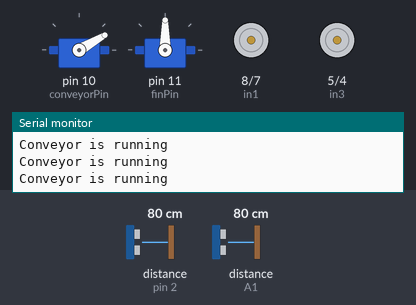
This sketch was run on a simulated Arduino Uno, built with avr-gcc and run on an emulated ATmega328P. On the bench: 2 × servo, motor-driver pin pairs drawn as motors (green arrow = first pin HIGH = forward, orange = second pin HIGH = backward, longer = more drive, scaled by the enable pin), the last lines printed to the serial monitor. The inputs (shaded band) are chosen by the test bench; at power-on: distance to the obstacle (sensors on pin 2, A1) 80 cm. The echo pulse lasts 58.3 µs per cm.

Above: at 1.3 s.
1.4 s: distance to the obstacle (sensor on pin 2) set to 21 cm
At 4.1 s:
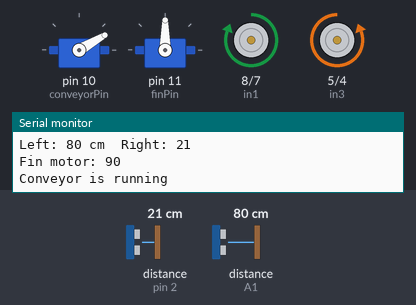
4.4 s: distance to the obstacle (sensor on pin 2) set to 17 cm
At 5.4 s:
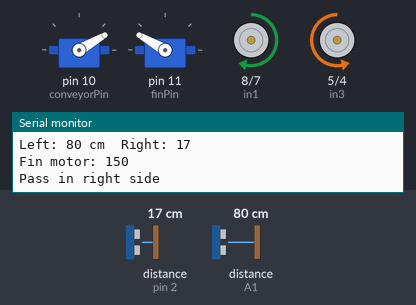
Timing chart, 0 to 7.4 s (numbered marks = the images above; inputs shaded):
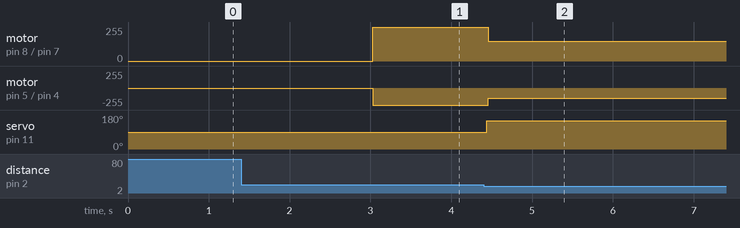

The sketch:

slave-device.ino
```cpp
#include <Arduino.h>
#include <SoftwareSerial.h>
#include "motorControl.h"
#include "sensors.h"
#include <Servo.h>

Servo fin;
Servo conveyors;
const int finPin = 11;
const int conveyorPin = 10;
void initServo() {
  conveyors.attach(conveyorPin);
  fin.attach(finPin);
}
void runConveyor() {
  conveyors.write(30); //kani eh update daw to 30 instead 180
  Serial.println("Conveyor is running");
}

void finMotor(int angle) {
  fin.write(angle);
  Serial.print("Fin motor: ");
  Serial.println(angle);
}
SoftwareSerial BTSerial(12, 13); // RX, TX

char command = 'X';
unsigned long lastCommandTime = 0;
unsigned long prevTime = 0;
const unsigned long commandTimeout = 3000;

void setup() {
  Serial.begin(9600);
  BTSerial.begin(9600);  // Match both HC-05 devices at same rate

  initServo();
  initMotors();
  initSensors();
  runConveyor();
  delay(100);
}

void loop() {
  runConveyor();
 // Receive Bluetooth command
  if (BTSerial.available()) {
    char incoming = BTSerial.read();

    if (incoming != '\n' && incoming != '\r' && incoming != 'H') {
      command = incoming;
      lastCommandTime = millis();

      Serial.print("Received: ");
      Serial.println(command);
    }
  }

  // Execute command if within timeout
  if (millis() - lastCommandTime < commandTimeout) {
    switch (command) {
      case 'F': runMotors(255); finMotor(90); break;
      case 'B': runMotors(150); finMotor(180); break;
      case 'L': runMotors(150); finMotor(30); break;
      case 'R': runMotors(150); finMotor(150); break;
      case 'S': runMotors(0); break;
      delay(5000);
      default: break;
    }
  } else {
    // Fallback to obstacle avoidance
    long l = leftSide();
    long r = rightSide();
    Serial.print("Left: "); Serial.print(l); Serial.print(" cm\t");
    Serial.print("Right: "); Serial.println(r);
    if (l < 20) {
      finMotor(30);
      runMotors(150);
      Serial.println("Pass in left side");
      delay(5000);
    } else if (r  < 20) {
      finMotor(150);
      runMotors(150);
      Serial.println("Pass in right side");
      delay(5000);
    } else {
      runMotors(255);
      finMotor(90);
    }

    // Optional: reset command if needed
    command = 'X';
  }
}
```

motorControl.cpp
```cpp
#include "motorControl.h"
#include <Arduino.h>
#include <Wire.h>

// Motor A connections
int enA = 9;
int in1 = 8;
int in2 = 7;
// Motor B connections
int enB = 3;
int in3 = 5;
int in4 = 4;

void initMotors() {
  Wire.begin();
  pinMode(enA, OUTPUT);
	pinMode(enB, OUTPUT);
	pinMode(in1, OUTPUT);
	pinMode(in2, OUTPUT);

	pinMode(in3, OUTPUT);
	pinMode(in4, OUTPUT);
}

void runMotors(int speed) {
  digitalWrite(in1, HIGH);
  digitalWrite(in2, LOW);
  digitalWrite(in3, LOW);
  digitalWrite(in4, HIGH);

  analogWrite(enA, speed);
  analogWrite(enB, speed);
}
```

motorControl.h
```cpp
#ifndef __MOTORCONTROL__H
#define __MOTORCONTROL__H

void initMotors();
void runMotors(int speed);

#endif
```

sensors.cpp
```cpp
#include "sensors.h"
#include <Arduino.h>

#define trigR 6
#define echR 2
#define trigL A0
#define echL A1

void initSensors() {


  pinMode(trigL, OUTPUT);
  pinMode(echL, INPUT);
  pinMode(trigR, OUTPUT);
  pinMode(echR, INPUT);
}

long rightSide() {
  long duration = 0;

  digitalWrite(trigR, LOW);
  delayMicroseconds(2);
  digitalWrite(trigR, HIGH);
  delayMicroseconds(10);
  digitalWrite(trigR, LOW);

  duration = pulseIn(echR, HIGH);
  return duration / 58.2;
}
long leftSide() {
  long duration = 0;

  digitalWrite(trigL, LOW);
  delayMicroseconds(2);
  digitalWrite(trigL, HIGH);
  delayMicroseconds(10);
  digitalWrite(trigL, LOW);

  duration = pulseIn(echL, HIGH);
  return duration / 58.2;
}
```

sensors.h
```cpp
#ifndef __SENSORS__H
#define __SENSORS__H

void initSensors();
long leftSide();
long rightSide();
long frontSide();
long backSide();
#endif
```

Measured:
- the behaviour switches between 20 and 19 cm on distance to the obstacle (sensor on pin 2) (found by bisection; images 1 and 2)
- after the input at 4.4 s, motor on pin 8 (in1) / pin 7 (in2): forward 255/255 → forward 150/255 after 0.06 s; motor on pin 5 (in3) / pin 4 (in4): backward 255/255 → backward 150/255 after 0.06 s; servo on pin 11 (finPin): 90° → 150° at once
